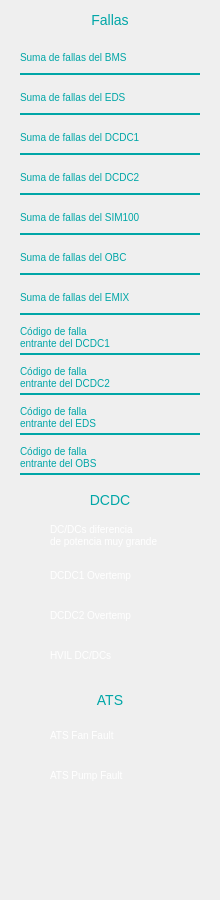
    <widget class="QWidget" name="column1" native="true">
     <property name="geometry">
      <rect>
       <x>0</x>
       <y>0</y>
       <width>220</width>
       <height>900</height>
      </rect>
     </property>
     <widget class="QWidget" name="failures" native="true">
      <property name="geometry">
       <rect>
        <x>0</x>
        <y>0</y>
        <width>220</width>
        <height>480</height>
       </rect>
      </property>
      <widget class="QLabel" name="failuresTitle">
       <property name="geometry">
        <rect>
         <x>0</x>
         <y>0</y>
         <width>220</width>
         <height>40</height>
        </rect>
       </property>
       <property name="styleSheet">
        <string notr="true">color: #00A6A7;
font-size: 14px;</string>
       </property>
       <property name="text">
        <string>Fallas</string>
       </property>
       <property name="alignment">
        <set>Qt::AlignCenter</set>
       </property>
      </widget>
      <widget class="QWidget" name="bmsFailures" native="true">
       <property name="geometry">
        <rect>
         <x>20</x>
         <y>40</y>
         <width>180</width>
         <height>35</height>
        </rect>
       </property>
       <property name="styleSheet">
        <string notr="true">border-bottom: 2px solid #00A6A7;</string>
       </property>
       <widget class="QLabel" name="bmsFailuresLabel">
        <property name="geometry">
         <rect>
          <x>0</x>
          <y>0</y>
          <width>140</width>
          <height>35</height>
         </rect>
        </property>
        <property name="styleSheet">
         <string notr="true">color: #00A6A7; font-size: 10px;</string>
        </property>
        <property name="text">
         <string>Suma de fallas del BMS</string>
        </property>
       </widget>
       <widget class="QLabel" name="bmsFailuresValue">
        <property name="geometry">
         <rect>
          <x>140</x>
          <y>0</y>
          <width>40</width>
          <height>35</height>
         </rect>
        </property>
        <property name="styleSheet">
         <string notr="true">color: white; font-size: 14px;</string>
        </property>
        <property name="text">
         <string/>
        </property>
        <property name="alignment">
         <set>Qt::AlignRight|Qt::AlignTrailing|Qt::AlignVCenter</set>
        </property>
       </widget>
      </widget>
      <widget class="QWidget" name="edsFailures" native="true">
       <property name="geometry">
        <rect>
         <x>20</x>
         <y>80</y>
         <width>180</width>
         <height>35</height>
        </rect>
       </property>
       <property name="styleSheet">
        <string notr="true">border-bottom: 2px solid #00A6A7;</string>
       </property>
       <widget class="QLabel" name="edsFailuresLabel">
        <property name="geometry">
         <rect>
          <x>0</x>
          <y>0</y>
          <width>140</width>
          <height>35</height>
         </rect>
        </property>
        <property name="styleSheet">
         <string notr="true">color: #00A6A7; font-size: 10px;</string>
        </property>
        <property name="text">
         <string>Suma de fallas del EDS</string>
        </property>
       </widget>
       <widget class="QLabel" name="edsFailuresValue">
        <property name="geometry">
         <rect>
          <x>140</x>
          <y>0</y>
          <width>40</width>
          <height>35</height>
         </rect>
        </property>
        <property name="styleSheet">
         <string notr="true">color: white; font-size: 14px;</string>
        </property>
        <property name="text">
         <string/>
        </property>
        <property name="alignment">
         <set>Qt::AlignRight|Qt::AlignTrailing|Qt::AlignVCenter</set>
        </property>
       </widget>
      </widget>
      <widget class="QWidget" name="dcdc1Failures" native="true">
       <property name="geometry">
        <rect>
         <x>20</x>
         <y>120</y>
         <width>180</width>
         <height>35</height>
        </rect>
       </property>
       <property name="styleSheet">
        <string notr="true">border-bottom: 2px solid #00A6A7;</string>
       </property>
       <widget class="QLabel" name="dcdc1FailuresLabel">
        <property name="geometry">
         <rect>
          <x>0</x>
          <y>0</y>
          <width>140</width>
          <height>35</height>
         </rect>
        </property>
        <property name="styleSheet">
         <string notr="true">color: #00A6A7; font-size: 10px;</string>
        </property>
        <property name="text">
         <string>Suma de fallas del DCDC1</string>
        </property>
       </widget>
       <widget class="QLabel" name="dcdc1FailuresValue">
        <property name="geometry">
         <rect>
          <x>140</x>
          <y>0</y>
          <width>40</width>
          <height>35</height>
         </rect>
        </property>
        <property name="styleSheet">
         <string notr="true">color: white; font-size: 14px;</string>
        </property>
        <property name="text">
         <string/>
        </property>
        <property name="alignment">
         <set>Qt::AlignRight|Qt::AlignTrailing|Qt::AlignVCenter</set>
        </property>
       </widget>
      </widget>
      <widget class="QWidget" name="dcdc2Failures" native="true">
       <property name="geometry">
        <rect>
         <x>20</x>
         <y>160</y>
         <width>180</width>
         <height>35</height>
        </rect>
       </property>
       <property name="styleSheet">
        <string notr="true">border-bottom: 2px solid #00A6A7;</string>
       </property>
       <widget class="QLabel" name="dcdc2FailuresLabel">
        <property name="geometry">
         <rect>
          <x>0</x>
          <y>0</y>
          <width>140</width>
          <height>35</height>
         </rect>
        </property>
        <property name="styleSheet">
         <string notr="true">color: #00A6A7; font-size: 10px;</string>
        </property>
        <property name="text">
         <string>Suma de fallas del DCDC2</string>
        </property>
       </widget>
       <widget class="QLabel" name="dcdc2FailuresValue">
        <property name="geometry">
         <rect>
          <x>140</x>
          <y>0</y>
          <width>40</width>
          <height>35</height>
         </rect>
        </property>
        <property name="styleSheet">
         <string notr="true">color: white; font-size: 14px;</string>
        </property>
        <property name="text">
         <string/>
        </property>
        <property name="alignment">
         <set>Qt::AlignRight|Qt::AlignTrailing|Qt::AlignVCenter</set>
        </property>
       </widget>
      </widget>
      <widget class="QWidget" name="sim100Failures" native="true">
       <property name="geometry">
        <rect>
         <x>20</x>
         <y>200</y>
         <width>180</width>
         <height>35</height>
        </rect>
       </property>
       <property name="styleSheet">
        <string notr="true">border-bottom: 2px solid #00A6A7;</string>
       </property>
       <widget class="QLabel" name="sim100FailuresLabel">
        <property name="geometry">
         <rect>
          <x>0</x>
          <y>0</y>
          <width>140</width>
          <height>35</height>
         </rect>
        </property>
        <property name="styleSheet">
         <string notr="true">color: #00A6A7; font-size: 10px;</string>
        </property>
        <property name="text">
         <string>Suma de fallas del SIM100</string>
        </property>
       </widget>
       <widget class="QLabel" name="sim100FailuresValue">
        <property name="geometry">
         <rect>
          <x>140</x>
          <y>0</y>
          <width>40</width>
          <height>35</height>
         </rect>
        </property>
        <property name="styleSheet">
         <string notr="true">color: white; font-size: 14px;</string>
        </property>
        <property name="text">
         <string/>
        </property>
        <property name="alignment">
         <set>Qt::AlignRight|Qt::AlignTrailing|Qt::AlignVCenter</set>
        </property>
       </widget>
      </widget>
      <widget class="QWidget" name="obcFailures" native="true">
       <property name="geometry">
        <rect>
         <x>20</x>
         <y>240</y>
         <width>180</width>
         <height>35</height>
        </rect>
       </property>
       <property name="styleSheet">
        <string notr="true">border-bottom: 2px solid #00A6A7;</string>
       </property>
       <widget class="QLabel" name="obcFailuresLabel">
        <property name="geometry">
         <rect>
          <x>0</x>
          <y>0</y>
          <width>140</width>
          <height>35</height>
         </rect>
        </property>
        <property name="styleSheet">
         <string notr="true">color: #00A6A7; font-size: 10px;</string>
        </property>
        <property name="text">
         <string>Suma de fallas del OBC</string>
        </property>
       </widget>
       <widget class="QLabel" name="obcFailuresValue">
        <property name="geometry">
         <rect>
          <x>140</x>
          <y>0</y>
          <width>40</width>
          <height>35</height>
         </rect>
        </property>
        <property name="styleSheet">
         <string notr="true">color: white; font-size: 14px;</string>
        </property>
        <property name="text">
         <string/>
        </property>
        <property name="alignment">
         <set>Qt::AlignRight|Qt::AlignTrailing|Qt::AlignVCenter</set>
        </property>
       </widget>
      </widget>
      <widget class="QWidget" name="emixFailures" native="true">
       <property name="geometry">
        <rect>
         <x>20</x>
         <y>280</y>
         <width>180</width>
         <height>35</height>
        </rect>
       </property>
       <property name="styleSheet">
        <string notr="true">border-bottom: 2px solid #00A6A7;</string>
       </property>
       <widget class="QLabel" name="emixFailuresLabel">
        <property name="geometry">
         <rect>
          <x>0</x>
          <y>0</y>
          <width>140</width>
          <height>35</height>
         </rect>
        </property>
        <property name="styleSheet">
         <string notr="true">color: #00A6A7; font-size: 10px;</string>
        </property>
        <property name="text">
         <string>Suma de fallas del EMIX</string>
        </property>
       </widget>
       <widget class="QLabel" name="emixFailuresValue">
        <property name="geometry">
         <rect>
          <x>140</x>
          <y>0</y>
          <width>40</width>
          <height>35</height>
         </rect>
        </property>
        <property name="styleSheet">
         <string notr="true">color: white; font-size: 14px;</string>
        </property>
        <property name="text">
         <string/>
        </property>
        <property name="alignment">
         <set>Qt::AlignRight|Qt::AlignTrailing|Qt::AlignVCenter</set>
        </property>
       </widget>
      </widget>
      <widget class="QWidget" name="dcdcd1ErrorCode" native="true">
       <property name="geometry">
        <rect>
         <x>20</x>
         <y>320</y>
         <width>180</width>
         <height>35</height>
        </rect>
       </property>
       <property name="styleSheet">
        <string notr="true">border-bottom: 2px solid #00A6A7;</string>
       </property>
       <widget class="QLabel" name="dcdcd1ErrorCodeLabel">
        <property name="geometry">
         <rect>
          <x>0</x>
          <y>0</y>
          <width>140</width>
          <height>35</height>
         </rect>
        </property>
        <property name="styleSheet">
         <string notr="true">color: #00A6A7; font-size: 10px;</string>
        </property>
        <property name="text">
         <string>Código de falla
entrante del DCDC1</string>
        </property>
       </widget>
       <widget class="QLabel" name="dcdcd1ErrorCodeValue">
        <property name="geometry">
         <rect>
          <x>130</x>
          <y>0</y>
          <width>50</width>
          <height>35</height>
         </rect>
        </property>
        <property name="styleSheet">
         <string notr="true">color: white; font-size: 14px;</string>
        </property>
        <property name="text">
         <string/>
        </property>
        <property name="alignment">
         <set>Qt::AlignRight|Qt::AlignTrailing|Qt::AlignVCenter</set>
        </property>
       </widget>
      </widget>
      <widget class="QWidget" name="dcdcd2ErrorCode" native="true">
       <property name="geometry">
        <rect>
         <x>20</x>
         <y>360</y>
         <width>180</width>
         <height>35</height>
        </rect>
       </property>
       <property name="styleSheet">
        <string notr="true">border-bottom: 2px solid #00A6A7;</string>
       </property>
       <widget class="QLabel" name="dcdcd2ErrorCodeLabel">
        <property name="geometry">
         <rect>
          <x>0</x>
          <y>0</y>
          <width>140</width>
          <height>35</height>
         </rect>
        </property>
        <property name="styleSheet">
         <string notr="true">color: #00A6A7; font-size: 10px;</string>
        </property>
        <property name="text">
         <string>Código de falla
entrante del DCDC2</string>
        </property>
       </widget>
       <widget class="QLabel" name="dcdcd2ErrorCodeValue">
        <property name="geometry">
         <rect>
          <x>130</x>
          <y>0</y>
          <width>50</width>
          <height>35</height>
         </rect>
        </property>
        <property name="styleSheet">
         <string notr="true">color: white; font-size: 14px;</string>
        </property>
        <property name="text">
         <string/>
        </property>
        <property name="alignment">
         <set>Qt::AlignRight|Qt::AlignTrailing|Qt::AlignVCenter</set>
        </property>
       </widget>
      </widget>
      <widget class="QWidget" name="edsErrorCode" native="true">
       <property name="geometry">
        <rect>
         <x>20</x>
         <y>400</y>
         <width>180</width>
         <height>35</height>
        </rect>
       </property>
       <property name="styleSheet">
        <string notr="true">border-bottom: 2px solid #00A6A7;</string>
       </property>
       <widget class="QLabel" name="edsErrorCodeLabel">
        <property name="geometry">
         <rect>
          <x>0</x>
          <y>0</y>
          <width>140</width>
          <height>35</height>
         </rect>
        </property>
        <property name="styleSheet">
         <string notr="true">color: #00A6A7; font-size: 10px;</string>
        </property>
        <property name="text">
         <string>Código de falla
entrante del EDS</string>
        </property>
       </widget>
       <widget class="QLabel" name="edsErrorCodeValue">
        <property name="geometry">
         <rect>
          <x>130</x>
          <y>0</y>
          <width>50</width>
          <height>35</height>
         </rect>
        </property>
        <property name="styleSheet">
         <string notr="true">color: white; font-size: 14px;</string>
        </property>
        <property name="text">
         <string/>
        </property>
        <property name="alignment">
         <set>Qt::AlignRight|Qt::AlignTrailing|Qt::AlignVCenter</set>
        </property>
       </widget>
      </widget>
      <widget class="QWidget" name="obcErrorCode" native="true">
       <property name="geometry">
        <rect>
         <x>20</x>
         <y>440</y>
         <width>180</width>
         <height>35</height>
        </rect>
       </property>
       <property name="styleSheet">
        <string notr="true">border-bottom: 2px solid #00A6A7;</string>
       </property>
       <widget class="QLabel" name="obcErrorCodeLabel">
        <property name="geometry">
         <rect>
          <x>0</x>
          <y>0</y>
          <width>140</width>
          <height>35</height>
         </rect>
        </property>
        <property name="styleSheet">
         <string notr="true">color: #00A6A7; font-size: 10px;</string>
        </property>
        <property name="text">
         <string>Código de falla
entrante del OBS</string>
        </property>
       </widget>
       <widget class="QLabel" name="obcErrorCodeValue">
        <property name="geometry">
         <rect>
          <x>130</x>
          <y>0</y>
          <width>50</width>
          <height>35</height>
         </rect>
        </property>
        <property name="styleSheet">
         <string notr="true">color: white; font-size: 14px;</string>
        </property>
        <property name="text">
         <string/>
        </property>
        <property name="alignment">
         <set>Qt::AlignRight|Qt::AlignTrailing|Qt::AlignVCenter</set>
        </property>
       </widget>
      </widget>
     </widget>
     <widget class="QWidget" name="dcdc" native="true">
      <property name="geometry">
       <rect>
        <x>0</x>
        <y>480</y>
        <width>220</width>
        <height>200</height>
       </rect>
      </property>
      <widget class="QLabel" name="dcdcTitle">
       <property name="geometry">
        <rect>
         <x>0</x>
         <y>0</y>
         <width>220</width>
         <height>40</height>
        </rect>
       </property>
       <property name="styleSheet">
        <string notr="true">color: #00A6A7;
font-size: 14px;</string>
       </property>
       <property name="text">
        <string>DCDC</string>
       </property>
       <property name="alignment">
        <set>Qt::AlignCenter</set>
       </property>
      </widget>
      <widget class="QWidget" name="dcdcHighDifference" native="true">
       <property name="geometry">
        <rect>
         <x>20</x>
         <y>40</y>
         <width>180</width>
         <height>30</height>
        </rect>
       </property>
       <widget class="CheckboxWidget" name="dcdcHighDifferenceValue" native="true">
        <property name="geometry">
         <rect>
          <x>0</x>
          <y>5</y>
          <width>20</width>
          <height>20</height>
         </rect>
        </property>
       </widget>
       <widget class="QLabel" name="dcdcHighDifferenceLabel">
        <property name="geometry">
         <rect>
          <x>30</x>
          <y>0</y>
          <width>150</width>
          <height>30</height>
         </rect>
        </property>
        <property name="styleSheet">
         <string notr="true">color: white; font-size: 10px;</string>
        </property>
        <property name="text">
         <string>DC/DCs diferencia
de potencia muy grande</string>
        </property>
       </widget>
      </widget>
      <widget class="QWidget" name="dcdc1Overtemp" native="true">
       <property name="geometry">
        <rect>
         <x>20</x>
         <y>80</y>
         <width>180</width>
         <height>30</height>
        </rect>
       </property>
       <widget class="CheckboxWidget" name="dcdc1OvertempValue" native="true">
        <property name="geometry">
         <rect>
          <x>0</x>
          <y>5</y>
          <width>20</width>
          <height>20</height>
         </rect>
        </property>
       </widget>
       <widget class="QLabel" name="dcdc1OvertempLabel">
        <property name="geometry">
         <rect>
          <x>30</x>
          <y>0</y>
          <width>150</width>
          <height>30</height>
         </rect>
        </property>
        <property name="styleSheet">
         <string notr="true">color: white; font-size: 10px;</string>
        </property>
        <property name="text">
         <string>DCDC1 Overtemp</string>
        </property>
       </widget>
      </widget>
      <widget class="QWidget" name="dcdc2Overtemp" native="true">
       <property name="geometry">
        <rect>
         <x>20</x>
         <y>120</y>
         <width>180</width>
         <height>30</height>
        </rect>
       </property>
       <widget class="CheckboxWidget" name="dcdc2OvertempValue" native="true">
        <property name="geometry">
         <rect>
          <x>0</x>
          <y>5</y>
          <width>20</width>
          <height>20</height>
         </rect>
        </property>
       </widget>
       <widget class="QLabel" name="dcdc2OvertempLabel">
        <property name="geometry">
         <rect>
          <x>30</x>
          <y>0</y>
          <width>150</width>
          <height>30</height>
         </rect>
        </property>
        <property name="styleSheet">
         <string notr="true">color: white; font-size: 10px;</string>
        </property>
        <property name="text">
         <string>DCDC2 Overtemp</string>
        </property>
       </widget>
      </widget>
      <widget class="QWidget" name="hvilDcdc" native="true">
       <property name="geometry">
        <rect>
         <x>20</x>
         <y>160</y>
         <width>180</width>
         <height>30</height>
        </rect>
       </property>
       <widget class="CheckboxWidget" name="hvilDcdcValue" native="true">
        <property name="geometry">
         <rect>
          <x>0</x>
          <y>5</y>
          <width>20</width>
          <height>20</height>
         </rect>
        </property>
       </widget>
       <widget class="QLabel" name="hvilDcdcLabel">
        <property name="geometry">
         <rect>
          <x>30</x>
          <y>0</y>
          <width>150</width>
          <height>30</height>
         </rect>
        </property>
        <property name="styleSheet">
         <string notr="true">color: white; font-size: 10px;</string>
        </property>
        <property name="text">
         <string>HVIL DC/DCs</string>
        </property>
       </widget>
      </widget>
     </widget>
     <widget class="QWidget" name="ats" native="true">
      <property name="geometry">
       <rect>
        <x>0</x>
        <y>680</y>
        <width>220</width>
        <height>120</height>
       </rect>
      </property>
      <widget class="QLabel" name="atsTitle">
       <property name="geometry">
        <rect>
         <x>0</x>
         <y>0</y>
         <width>220</width>
         <height>40</height>
        </rect>
       </property>
       <property name="styleSheet">
        <string notr="true">color: #00A6A7;
font-size: 14px;</string>
       </property>
       <property name="text">
        <string>ATS</string>
       </property>
       <property name="alignment">
        <set>Qt::AlignCenter</set>
       </property>
      </widget>
      <widget class="QWidget" name="atsFanFault" native="true">
       <property name="geometry">
        <rect>
         <x>20</x>
         <y>40</y>
         <width>180</width>
         <height>30</height>
        </rect>
       </property>
       <widget class="CheckboxWidget" name="atsFanFaultValue" native="true">
        <property name="geometry">
         <rect>
          <x>0</x>
          <y>5</y>
          <width>20</width>
          <height>20</height>
         </rect>
        </property>
       </widget>
       <widget class="QLabel" name="atsFanFaultLabel">
        <property name="geometry">
         <rect>
          <x>30</x>
          <y>0</y>
          <width>150</width>
          <height>30</height>
         </rect>
        </property>
        <property name="styleSheet">
         <string notr="true">color: white; font-size: 10px;</string>
        </property>
        <property name="text">
         <string>ATS Fan Fault</string>
        </property>
       </widget>
      </widget>
      <widget class="QWidget" name="atsPumpFault" native="true">
       <property name="geometry">
        <rect>
         <x>20</x>
         <y>80</y>
         <width>180</width>
         <height>30</height>
        </rect>
       </property>
       <widget class="CheckboxWidget" name="atsPumpFaultValue" native="true">
        <property name="geometry">
         <rect>
          <x>0</x>
          <y>5</y>
          <width>20</width>
          <height>20</height>
         </rect>
        </property>
       </widget>
       <widget class="QLabel" name="atsPumpFaultLabel">
        <property name="geometry">
         <rect>
          <x>30</x>
          <y>0</y>
          <width>150</width>
          <height>30</height>
         </rect>
        </property>
        <property name="styleSheet">
         <string notr="true">color: white; font-size: 10px;</string>
        </property>
        <property name="text">
         <string>ATS Pump Fault</string>
        </property>
       </widget>
      </widget>
     </widget>
    </widget>
